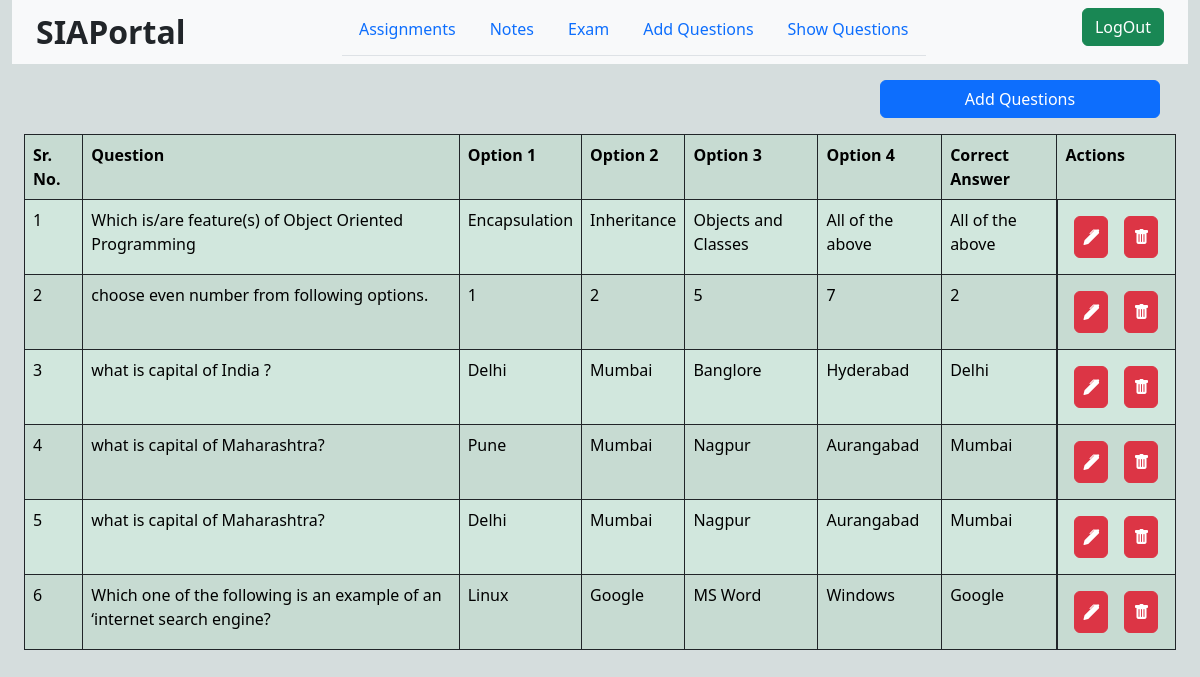
The app's page /showquestions (signed in) with its own data.
### SIAApp/models.py (models this page shows, shortened)
class Question(models.Model):
    q = models.CharField(max_length=512)
    opt1 = models.CharField(max_length=256)
    opt2 = models.CharField(max_length=256)
    opt3 = models.CharField(max_length=256)
    opt4 = models.CharField(max_length=256)
    ans = models.CharField(max_length=256)

### SIAApp/views.py (the view)
# urls.py: path("showquestions", views.showquestions, name='showquestions'),
@login_required(login_url="/login/")
def showquestions(request):
    if not request.user.is_staff:
        return redirect("/")
    context = {
        'questions' : Question.objects.all()
    }
    return render(request, "html/showquestions.html", context)

### templates/html/showquestions.html (shortened to what this page needs)
{% extends 'base.html' %}
{% load static %}
{% block body %}
<div class="container-fluid mt-3">
    <div class="d-flex justify-content-end m-3">
        <a class="btn btn-primary w-25" href="/addquestion">Add Questions</a>
    </div>
    <table class="table table-success table-striped table-hover table-bordered border-dark">
        <tr>
            <th>Sr. No.</th>
            <th>Question</th>
            <th>Option 1</th>
            <th>Option 2</th>
            <th>Option 3</th>
            <th>Option 4</th>
            <th>Correct Answer</th>
            <th>Actions</th>
        </tr>
        {% for q in questions %}
            <tr>
                <td>{{ forloop.counter }}</td>
                <td>{{ q.q }}</td>
                <td>{{ q.opt1 }}</td>
                <td>{{ q.opt2 }}</td>
                <td>{{ q.opt3 }}</td>
                <td>{{ q.opt4 }}</td>
                <td>{{ q.ans }}</td>
                <td class="d-flex justify-content-center">
                    <a href="/updatequestion/{{q.id}}" class="btn btn-danger p-2 m-2"><span class="bi bi-pen-fill"></span></a>
                    <a href="/deletequestion/{{q.id}}" class="btn btn-danger p-2 m-2"><span class="bi bi-trash-fill"></span></a>
                </td>
            </tr>
        {% endfor %}
    </table>
</div>
{% endblock body %}

### templates/base.html (shortened to what this page needs)
<!DOCTYPE html>
<html lang="en">
<head>
    <link href="https://cdn.jsdelivr.net/npm/bootstrap@5.3.0-alpha3/dist/css/bootstrap.min.css" rel="stylesheet"
>
    <link rel="stylesheet" href="https://cdn.jsdelivr.net/npm/bootstrap-icons@1.3.0/font/bootstrap-icons.css">
</head>
<body class="container-fluid">
    <div class="d-flex justify-content-md-between bg-light text-dark p-2">
        <div>
            <a class="navbar-brand fw-bold ms-3">
                <font size="6">SIAPortal</font>
            </a>
        </div>
        <ul class="nav nav-tabs">
            <li class="nav-item">
                <a class="nav-link" href="/assignment">Assignments</a>
            </li>
            <li class="nav-item">
                <a class="nav-link" href="/downloadnotes">Notes</a>
            </li>
            <li class="nav-item">
                <a class="nav-link" href="/exam">Exam</a>
            </li>
            {% if request.user.is_staff %}
            <li class="nav-item">
                <a class="nav-link" href="/addquestion">Add Questions</a>
            </li>
            {% endif %}
            {% if request.user.is_staff %}
            <li class="nav-item">
                <li><a href="/showquestions" class="nav-link dropdown-item">Show Questions</a></li>
            </li>
            {% endif %}
        </ul>
        <div>
            <a href="/logout"><button class="btn btn-success me-3 " type="submit">LogOut</button></a>
        </div>
    </div>
    {% block body %}{% endblock body %}
</body>
</html>

### templates/base.html (style rules this page uses)
body { background-color: #d5dddd; }

### records on screen
Question: q "Which is/are feature(s) of Object Oriented Programming", opt1 "Encapsulation", opt2 "Inheritance", opt3 "Objects and Classes", opt4 "All of the above", ans "All of the above"
Question: q "choose even number from following options.", opt1 "1", opt2 "2", opt3 "5", opt4 "7", ans "2"
Question: q "what is capital of India ?", opt1 "Delhi", opt2 "Mumbai", opt3 "Banglore", opt4 "Hyderabad", ans "Delhi"
Question: q "what is capital of Maharashtra?", opt1 "Pune", opt2 "Mumbai", opt3 "Nagpur", opt4 "Aurangabad", ans "Mumbai"
Question: q "what is capital of Maharashtra?", opt1 "Delhi", opt2 "Mumbai", opt3 "Nagpur", opt4 "Aurangabad", ans "Mumbai"
Question: q "Which one of the following is an example of an ‘internet search engine?", opt1 "Linux", opt2 "Google", opt3 "MS Word", opt4 "Windows", ans "Google"
